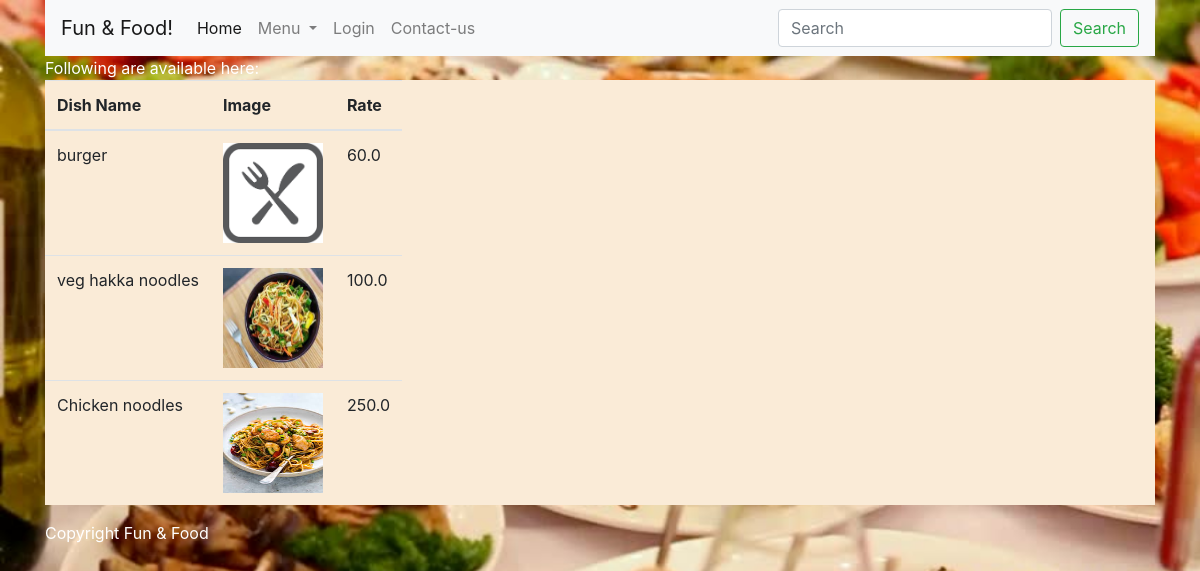
Screenshot of /webpages/menu/continental with the database file from the repository.
### webpages/models.py (models this page shows)
class Dish(models.Model):
    name = models.CharField(max_length=50)
    rate = models.FloatField()
    isVeg = models.BooleanField(default=True)
    category = models.CharField(max_length=50)
    image = models.TextField(null = True)
    available_from = models.DateTimeField(default=datetime.datetime.now())
    is_available = models.BooleanField()

### webpages/views.py (the view, shortened to what this page needs)
# urls.py: url(r'menu/(?P<type>[a-zA-Z]+)', views.menu, name='menu'),
def menu(request, type):
    search = request.GET.get('search', None)
    if search is not None:
        menu = Dish.objects.filter(name__icontains = search)
    else:
        if type == "indian":
            menu = Dish.objects.filter(category="indian")
        elif type == "continental":
            menu = Dish.objects.exclude(category="indian")
        elif type == "chinese":
            menu = Dish.objects.filter(category="chinese")
        else:
            menu = []
    is_admin = check_admin(request)
    return render(request=request, template_name='menu.html', context={'menu_items': menu, 'admin_menu':is_admin})

### webpages/views.py (called while the page is built)
def check_admin(request):
    try:
        login_id = request.session['login_id']
        if login_id == '45565$78678#':
            return True
        else:
            return False
    except Exception as e:
        return False

### webpages/templates/menu.html
{% extends 'layout.html' %}
{% block content %}
Following are available here:<br>
<table class="table table-responsive" style="background: antiquewhite;">
    <thead>
        <th>
            Dish Name
        </th>
        <th>
            Image
        </th>
        <th>
            Rate
        </th>
        <tbody>
            {% for item in menu_items %}
            <tr>
                <td>{{ item.name }}</td>
                <td>
                    {% if not item.image %}
                    <img width="100px" height="100px" src="/static/images/default_dish.png"/>
                    {% else %}
                    <img width="100px" height="100px" src="/static/images/{{ item.image }}"/>
                    {% endif %}
                </td>
                <td>{{ item.rate }}</td>
            </tr>
            {% endfor %}
        </tbody>
    </thead>
</table>
{% endblock %}

### rows the page displays
Dish: name "burger", rate "60.0"
Dish: name "veg hakka noodles", image (picture), rate "100.0"
Dish: name "Chicken noodles", image (picture), rate "250.0"
